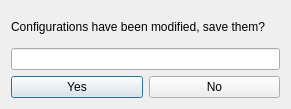
<?xml version="1.0" encoding="UTF-8"?>
<ui version="4.0">
 <class>save_dialog</class>
 <widget class="QDialog" name="save_dialog">
  <property name="geometry">
   <rect>
    <x>0</x>
    <y>0</y>
    <width>291</width>
    <height>109</height>
   </rect>
  </property>
  <property name="windowTitle">
   <string>Save your configuration</string>
  </property>
  <layout class="QVBoxLayout" name="verticalLayout_2">
   <item>
    <layout class="QVBoxLayout" name="verticalLayout">
     <item>
      <widget class="QLabel" name="enter_label">
       <property name="text">
        <string>Configurations have been modified, save them?</string>
       </property>
      </widget>
     </item>
     <item>
      <widget class="QLineEdit" name="name_le"/>
     </item>
    </layout>
   </item>
   <item>
    <layout class="QHBoxLayout" name="horizontalLayout">
     <item>
      <widget class="QPushButton" name="yes_button">
       <property name="text">
        <string>Yes</string>
       </property>
      </widget>
     </item>
     <item>
      <widget class="QPushButton" name="no_button">
       <property name="text">
        <string>No</string>
       </property>
      </widget>
     </item>
    </layout>
   </item>
  </layout>
 </widget>
 <resources/>
 <connections/>
</ui>
